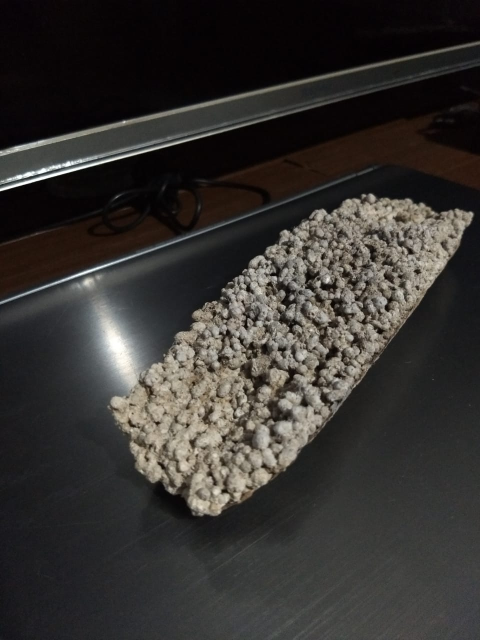
#> input picture Versão 1/Modelo A/Original_1.jpeg, 960 x 1280 px (shown at 1/2 size); its folder holds only this picture in this run
$ python -i main.py   (imports and definitions only)   (older library calls are emulated)
#> lines starting #> are read from the running program, lines starting #| are printed output that depends on the picture
#> further down, picture is the input picture: shape (1280, 960, 3); mean B, G, R 48.8, 51.3, 54
# -*- coding: utf-8 -*-
"""main

Automatically generated by Colaboratory.

Original file is located at
    https://colab.research.google.com/drive/1V_QDrNUUHgDMIuPyzq1-dK6eumELFrVE

Import das bibliotecas
"""

# Commented out IPython magic to ensure Python compatibility.
import cv2
import numpy as np
from matplotlib import pyplot as plt
from matplotlib import image
import math
#import statistics as stat
from scipy import stats
import os
from glob import glob
import pandas as pd
import PIL #manipulação de imagens
from PIL import Image
import csv
# %matplotlib inline

"""**Lendo e exibindo a imagem.**

A função **imread()** possui um segundo argumento que especifica como a imagem deve ser lida.

* cv2.IMREAD_COLOR     = **1**: Le a imagem como **colorida**.

* cv2.IMREAD_GRAYSCALE = **0**: Le a imagem em **escala de cinza**.

* cv2.IMREAD_UNCHANGED = **-1**: Le incluindo o **canal alfa**.


Ler todas as imagens na pasta e plotar

"""

# [14 lines left out: function imgShow, not called in this run]

"""# **Dados estatísticos**

*   Dimensões da imagem
*   Valor máximo
*   Valor mínimo
"""

# Dados estatísticos
# [14 lines left out: functions imgDim, imgMax, imgMin, not called in this run]

"""# **Média**
O valor médio de uma imagem digital é calculado pelo somatório
dos valores de níveis de cinza de todos os píxeis da imagem dividido
pelo número total de píxeis
"""

# Valor médio dos pixeis da imagem
# [5 lines left out: function imgMedia, not called in this run]

"""# **Variância**

A variância da imagem digital representa o valor de desvio dos níveis
de cinza da imagem em relação ao nível de cinza médio
"""

# [4 lines left out: function imgVariancia, not called in this run]

"""# **Mediana**

A mediana é determinada pelo valor de nível de cinza
que divide a imagem em dois grupos de tamanhos iguais. Para se calcular
este indicador é fundamental uma ordenação dos níveis de cinza da
imagem
"""

# [5 lines left out: function imgMediana, not called in this run]

"""# **Desvio padrão**

O desvio padrão representa a raiz quadrada da variância e informa sobre a
maior ou menor homogeneidade, ou heterogeneidade, de uma imagem
digital.
"""

# [5 lines left out: function imgDesvio, not called in this run]

"""# **Moda**

A moda é o nível de cinza mais frequente na imagem. Para se
calcular este parâmetro é necessário calcular a frequência de todos os
níveis de cinza na imagem e determinar aquele de maior frequência
"""

# [5 lines left out: function imgModa, not called in this run]

"""# **Co-variância**

A co-variância entre duas ou mais imagens digitais (obrigatoriamente
do mesmo tamanho e resolução), relaciona a presença (ou não) de
redundância de informação entre essas imagens.

A correlação entre duas imagens i e j é definida pela co-variância entre
essas duas imagens e normalizada pelo produto de seus respectivos
desvios padrões.

Este índice de correlação varia entre -1 e 1. Valores próximos a -1 e a 1
indicam alta correlação negativa e positiva, respectivamente. Um valor
próximo a 0 indica baixo índice de correlação entre as imagens, isto é, um
valor alto de um píxel da figura i não significa um valor alto no píxel
correspondente da figura j.

# **Histograma**

O histograma é um gráfico que relaciona cada valor de nível de cinza
com a sua frequência de aparecimento na imagem digital.
Eixo "X" = niveis de cinza
Eixo "Y" = frequencia dos pixeis do respectivo nível de cinza


Histogramas com médias baixas = imagens mais escuras
Histogramas com médias altas  = imagens mais claras

Histogramas com desvio padrão baixo = imagens homogêneas (pouca variabilidade)
Histogramas com desvio padrão alto = imagens heterogéneas (grande variabilidade)

*   Qualidade da imagem
*   Intensidade Luminosa
*   Contraste
"""

# [13 lines left out: function imgHistograma, not called in this run]

"""Histograma por canal (azul, verde, vermelho)"""

# [41 lines left out: functions imgHistogramChanel, imgHistogramaLinhas, imgEqualize, not called in this run]

"""# **Filtros**"""

# [59 lines left out: functions filtroMedia, filtroGauss, not called in this run]

"""Filtro Sobel = Detecção de bordas"""

def filtroSobel(imagem):
  print('Filtros Sobel - Realçar bordas verticais e horizontais')
  img_gray = cv2.cvtColor(imagem,cv2.COLOR_BGR2GRAY)

  img3_sobelx = cv2.Sobel(img_gray, cv2.CV_8U, 0, 1, ksize = 3)
  img3_sobely = cv2.Sobel(img_gray, cv2.CV_8U, 1, 0, ksize = 3)
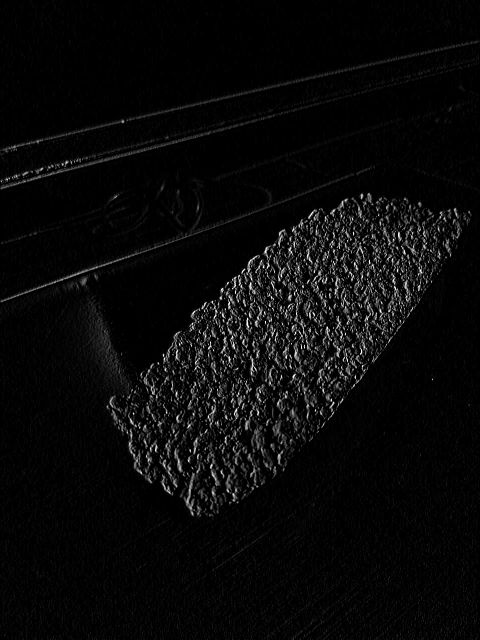
#> img3_sobely: shape (1280, 960) (shown at 1/2 size); min 0, max 255, mean 9.1

  img5_sobelx = cv2.Sobel(img_gray, cv2.CV_8U, 0, 1, ksize = 5)
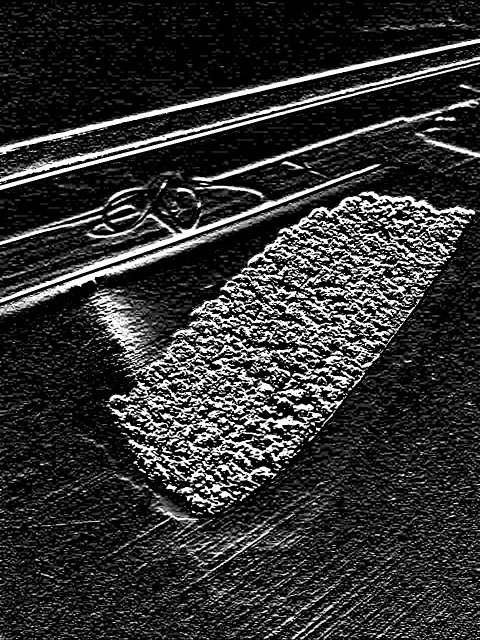
#> img5_sobelx: shape (1280, 960) (shown at 1/2 size); min 0, max 255, mean 49.9
  img5_sobely = cv2.Sobel(img_gray, cv2.CV_8U, 1, 0, ksize = 5)
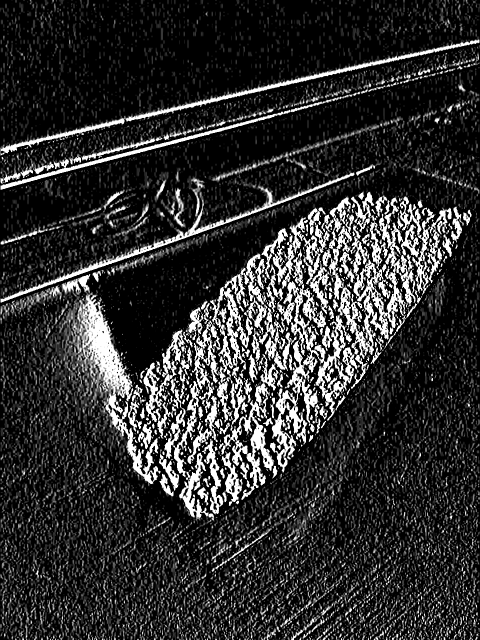
#> img5_sobely: shape (1280, 960) (shown at 1/2 size); min 0, max 255, mean 48.4

  img7_sobelx = cv2.Sobel(img_gray, cv2.CV_8U, 0, 1, ksize = 7)
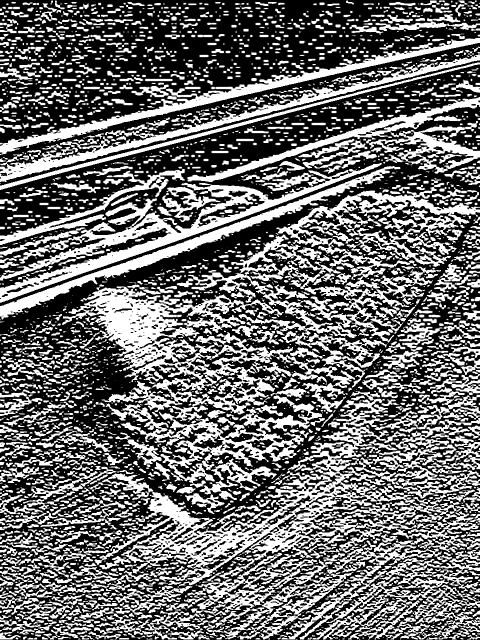
#> img7_sobelx: shape (1280, 960) (shown at 1/2 size); min 0, max 255, mean 107.6
  img7_sobely = cv2.Sobel(img_gray, cv2.CV_8U, 1, 0, ksize = 7)
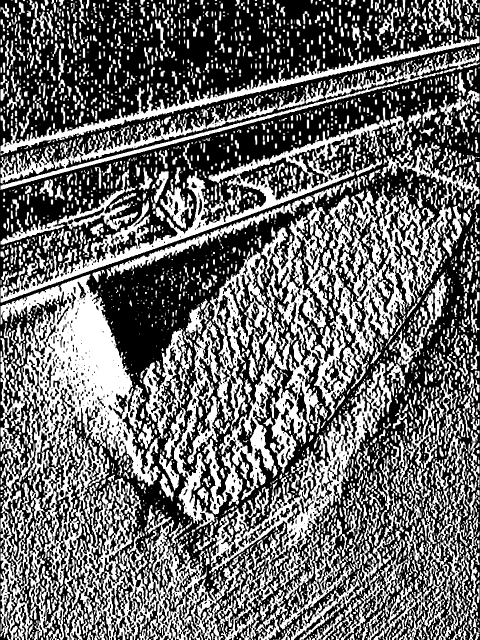
#> img7_sobely: shape (1280, 960) (shown at 1/2 size); min 0, max 255, mean 107.4

  img9_sobelx = cv2.Sobel(img_gray, cv2.CV_8U, 0, 1, ksize = 9)
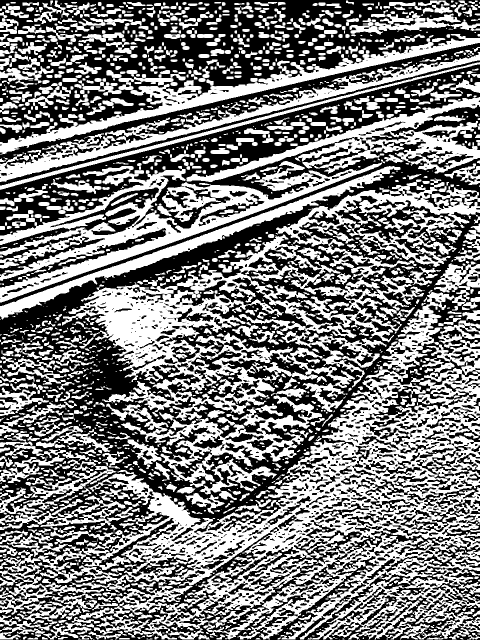
#> img9_sobelx: shape (1280, 960) (shown at 1/2 size); min 0, max 255, mean 124.6
  img9_sobely = cv2.Sobel(img_gray, cv2.CV_8U, 1, 0, ksize = 9)
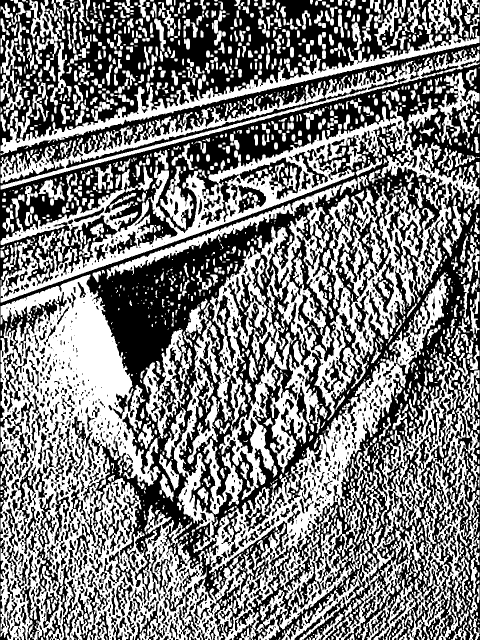
#> img9_sobely: shape (1280, 960) (shown at 1/2 size); min 0, max 255, mean 124.8


  fig = plt.figure(figsize=(20,5))

  ax1 = fig.add_subplot(141)
  ax1.imshow(img3_sobelx, cmap='gray')
  plt.title("Filtro SobelX com ruído 3")

  ax2 = fig.add_subplot(142)
  ax2.imshow(img5_sobelx, cmap='gray')
  plt.title("Filtro SobelX com ruído 5")

  ax3 = fig.add_subplot(143)
  ax3.imshow(img7_sobelx, cmap='gray')
  plt.title("Filtro SobelX com ruído 7")

  ax4 = fig.add_subplot(144)
  ax4.imshow(img9_sobelx, cmap='gray')
  plt.title("Filtro SobelX com ruído 9")

  ax5 = fig.add_subplot(441)
  ax5.imshow(img3_sobely, cmap='gray')
  plt.title("Filtro SobelY com ruído 3")

  ax6 = fig.add_subplot(442)
  ax6.imshow(img5_sobely, cmap='gray')
  plt.title("Filtro SobelY com ruído 5")

  ax7 = fig.add_subplot(443)
  ax7.imshow(img7_sobely, cmap='gray')
  plt.title("Filtro SobelY com ruído 7")

  ax8 = fig.add_subplot(444)
  ax8.imshow(img9_sobely, cmap='gray')
  plt.title("Filtro SobelY com ruído 9")

  plt.show()
  return

"""Filtro Laplaciano = Detecção de bordas mais finas que o Sobel (por definição usa janela = 3)

# media = a partir de qual valor a imagem serah binarizada
  thresh1 = cv2.threshold(img_gray,media,255,cv2.THRESH_BINARY)
  thresh2 = cv2.threshold(img_gray,media,255,cv2.THRESH_BINARY_INV)
  thresh3 = cv2.threshold(img_gray,media,255,cv2.THRESH_TOZERO)
  thresh4 = cv2.threshold(img_gray,media,255,cv2.THRESH_TOZERO_INV)

  fig = plt.figure(figsize=(20,5))

  ax1 = fig.add_subplot(141)
  ax1.imshow(thresh1)
  plt.title("THRESH_BINARY")

  ax2 = fig.add_subplot(142)
  ax2.imshow(thresh2)
  plt.title("THRESH_BINARY_INV")

  ax3 = fig.add_subplot(143)
  ax3.imshow(thresh3)
  plt.title("THRESH_TOZERO")

  ax4 = fig.add_subplot(144)
  ax4.imshow(thresh3)
  plt.title("THRESH_TOZERO_INV")

  plt.show()
"""

# [42 lines left out: function filtroThreshold, not called in this run]

"""# **INICIO**

Lendo as imagens do diretorio
"""

#Endereco das imagens
caminho = '/content/drive/MyDrive/Rafael/Teste/'
img_names = glob(os.path.join(caminho,'*.png'))

dados = pd.DataFrame(columns=['arquivo', 'largura', 'altura', 'pixel maximo', 'pixel minimo', 'pixel medio', 'pixel mediana', 'variancia', 'desvio padrão'])

cont = 0
# [51 lines not run here, left out]

>>> import cv2
>>> picture = cv2.imread('Versão 1/Modelo A/Original_1.jpeg')
>>> result = filtroSobel(picture)

$ run again, on Versão 1/Modelo A/Original_2.jpeg
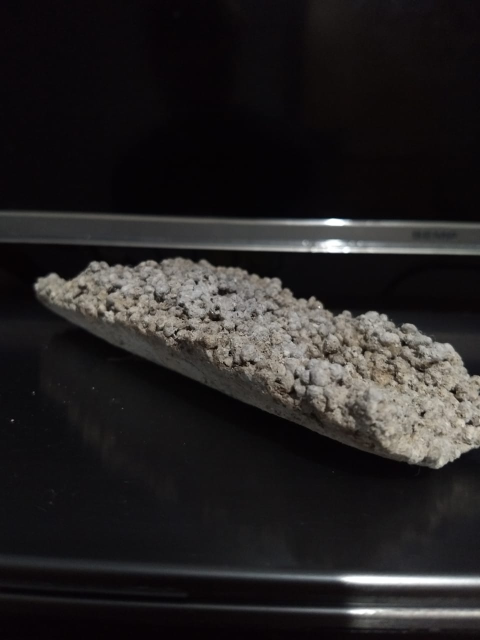
#> input picture Versão 1/Modelo A/Original_2.jpeg, 960 x 1280 px (shown at 1/2 size)
#> picture is the input picture: shape (1280, 960, 3); mean B, G, R 35.1, 34.9, 37.3
#> in filtroSobel, `img9_sobelx = cv2.Sobel(img_gray, cv2.CV_8U, 0, 1, ksize = 9)`:
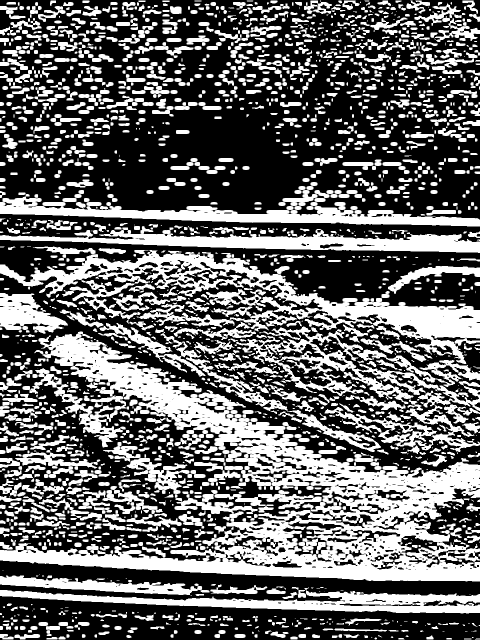
#> img9_sobelx: shape (1280, 960) (shown at 1/2 size); min 0, max 255, mean 101.8
#> in filtroSobel, `img9_sobely = cv2.Sobel(img_gray, cv2.CV_8U, 1, 0, ksize = 9)`:
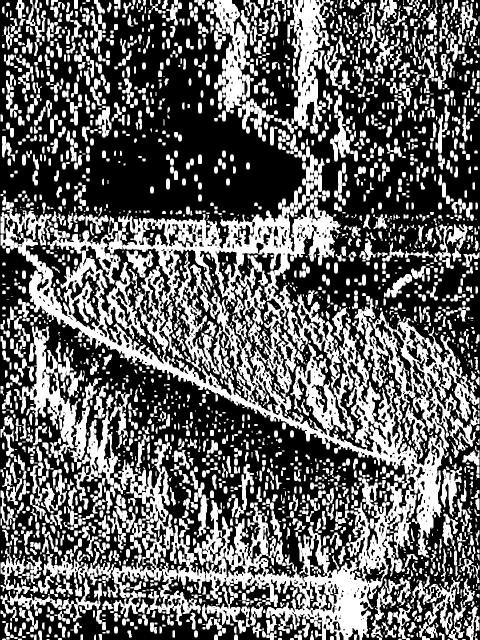
#> img9_sobely: shape (1280, 960) (shown at 1/2 size); min 0, max 255, mean 99.3

$ run again, on Versão 1/Modelo A/Original_3.jpeg
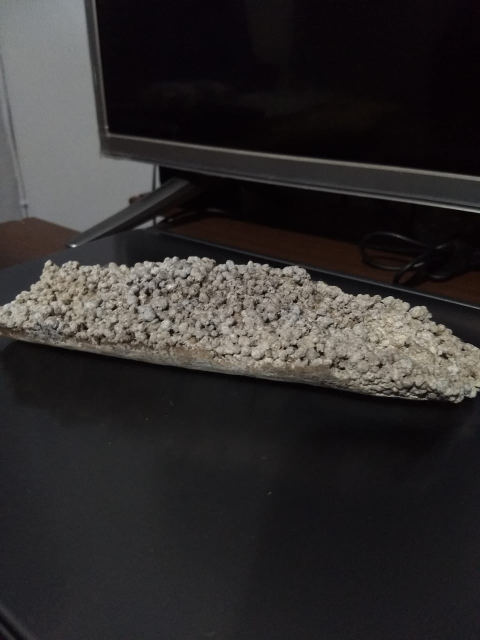
#> input picture Versão 1/Modelo A/Original_3.jpeg, 960 x 1280 px (shown at 1/2 size)
#> picture is the input picture: shape (1280, 960, 3); mean B, G, R 44.9, 45, 47.7
#> in filtroSobel, `img9_sobelx = cv2.Sobel(img_gray, cv2.CV_8U, 0, 1, ksize = 9)`:
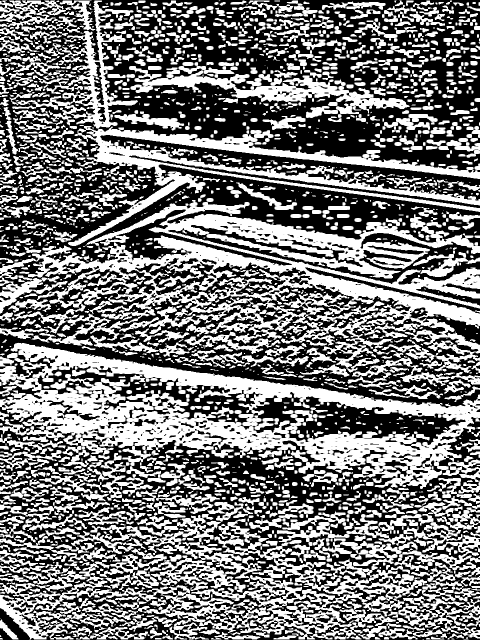
#> img9_sobelx: shape (1280, 960) (shown at 1/2 size); min 0, max 255, mean 120.4
#> in filtroSobel, `img9_sobely = cv2.Sobel(img_gray, cv2.CV_8U, 1, 0, ksize = 9)`:
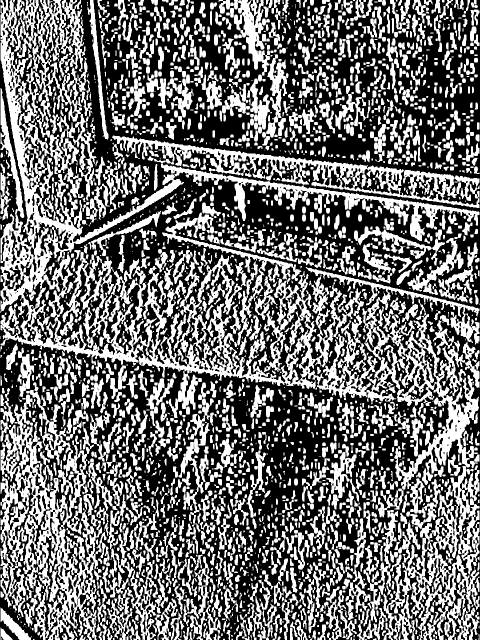
#> img9_sobely: shape (1280, 960) (shown at 1/2 size); min 0, max 255, mean 110.1
